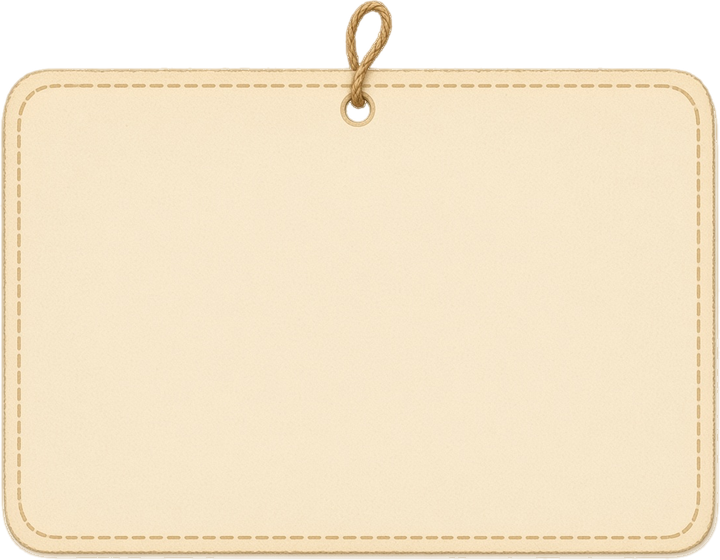
#> input picture assets/ui/tag/needs-card.png, 720 x 560 px, found by its file name; its folder holds only this picture in this run
$ python make_tend.py
#> lines starting #> are read from the running program, lines starting #| are printed output that depends on the picture
# Builds the compact tending strip art from the painted needs card (same paper, same stitching).
from PIL import Image, ImageDraw, ImageFilter, ImageChops
import numpy as np, json, os
ART='/workspace/smile-garden-art/export/assets/ui'
OUT=ART+'/tend'; os.makedirs(OUT,exist_ok=True)
S=64          # slice, 2x px (32 CSS px)
TW,TH=70,68   # edge tiles = 4 stitch periods
def card(n): return Image.open(f'{ART}/tag/needs-card{n}.png').convert('RGBA')
#> called with n = ''
#> returned value is the input picture: PIL image 720x560 RGBA; mean R, G, B, A 214.9, 200.3, 174, 221.5
def nine(c):
    out=Image.new('RGBA',(2*S+TW,2*S+TH),(0,0,0,0))
#> out: PIL image 198x196 RGBA; every value is 0
    R=720-S; T=64; B=560-S
    pieces=[((0,T,S,T+S),(0,0)),((R,T,720,T+S),(S+TW,0)),((0,B,S,560),(0,S+TH)),((R,B,720,560),(S+TW,S+TH)),
            ((120,T,120+TW,T+S),(S,0)),((120,B,120+TW,560),(S,S+TH)),((0,200,S,200+TH),(0,S)),((R,200,720,200+TH),(S+TW,S)),
            ((300,250,300+TW,250+TH),(S,S))]
    for box,at in pieces: out.paste(c.crop(box),at)
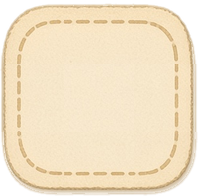
#> out: PIL image 198x196 RGBA; mean R, G, B, A 223.7, 206.6, 177, 228.4; transparent parts drawn white
    return out
def bake(c,w,h):
    """Bake a fixed-size strip (2x) with border-image 'round' rules, centre from a real paper patch."""
#> called with w = 560, h = 224
    out=Image.new('RGBA',(w,h),(0,0,0,0)); R=720-S; T=64; B=560-S
#> after `out = Image.new('RGBA', (w, h), (0, 0, 0, 0))`: out: PIL image 560x224 RGBA; every value is 0
    mw,mh=w-2*S,h-2*S
    out.paste(c.crop((84,200,84+mw,200+mh)),(S,S))
    nx=max(1,round(mw/TW)); tw=mw/nx
    for i in range(nx):
        x0=S+round(i*tw); x1=S+round((i+1)*tw)
        out.paste(c.crop((120,T,120+TW,T+S)).resize((x1-x0,S),Image.LANCZOS),(x0,0))
        out.paste(c.crop((120,B,120+TW,560)).resize((x1-x0,S),Image.LANCZOS),(x0,h-S))
    ny=max(1,round(mh/TH)); th=mh/ny
    for i in range(ny):
        y0=S+round(i*th); y1=S+round((i+1)*th)
        out.paste(c.crop((0,200,S,200+TH)).resize((S,y1-y0),Image.LANCZOS),(0,y0))
        out.paste(c.crop((R,200,720,200+TH)).resize((S,y1-y0),Image.LANCZOS),(w-S,y0))
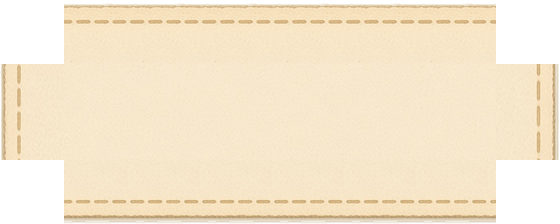
#> out: PIL image 560x224 RGBA; mean R, G, B, A 209.7, 194.9, 168.8, 215.6; transparent parts drawn white
    for box,at in [((0,T,S,T+S),(0,0)),((R,T,720,T+S),(w-S,0)),((0,B,S,560),(0,h-S)),((R,B,720,560),(w-S,h-S))]:
        out.paste(c.crop(box),at)
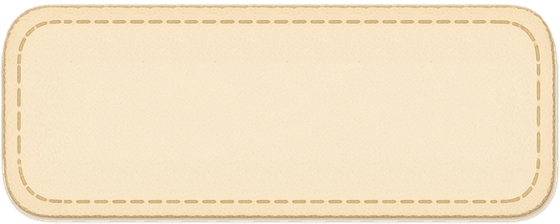
#> out: PIL image 560x224 RGBA; mean R, G, B, A 235.8, 218.9, 189.1, 242; transparent parts drawn white
    return out
def wash_disc(d, rgb, a_in, a_out, seed):
    """soft watercolor disc: radial falloff + paper grain + darker pooled rim"""
    rng=np.random.default_rng(seed); y,x=np.mgrid[0:d,0:d]; r=np.hypot(x-d/2+.5,y-d/2+.5)/(d/2)
    noise=np.array(Image.fromarray((rng.random((d//4,d//4))*255).astype('uint8')).resize((d,d),Image.BICUBIC))/255.
    edge=0.92+0.05*(noise-.5)
    a=np.clip((edge-r)/0.06,0,1)*(a_in+(a_out-a_in)*np.clip(r/edge,0,1)**2)
    a+= np.clip(1-abs(r-edge*0.95)/0.05,0,1)*0.18*a_out   # pooled rim
    a*= 0.9+0.2*noise
    img=np.zeros((d,d,4),'uint8'); img[...,:3]=rgb; img[...,3]=np.clip(a*255,0,255)
    return Image.fromarray(img).filter(ImageFilter.GaussianBlur(0.6))
def glow(d,rgb,peak,seed):
    rng=np.random.default_rng(seed); y,x=np.mgrid[0:d,0:d]; r=np.hypot(x-d/2+.5,y-d/2+.5)/(d/2)
    noise=np.array(Image.fromarray((rng.random((8,8))*255).astype('uint8')).resize((d,d),Image.BICUBIC))/255.
    a=np.clip(1-r,0,1)**1.15*peak*(0.85+0.3*noise)
    img=np.zeros((d,d,4),'uint8'); img[...,:3]=rgb; img[...,3]=np.clip(a*255,0,255); return Image.fromarray(img)
def dashed_divider(c,h):
#> called with h = 120
    col=c.crop((8,200,30,200+TH))   # the card's own left stitching
    out=Image.new('RGBA',(22,h),(0,0,0,0)); y=0
#> after `out = Image.new('RGBA', (22, h), (0, 0, 0, 0))`: out: PIL image 22x120 RGBA; every value is 0
    while y<h: out.paste(col,(0,y)); y+=TH
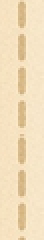
#> out: PIL image 22x120 RGBA (shown 2 times larger); mean R, G, B, A 242.3, 222.4, 188.4, 255
#> after the loop, y = 136
    # keep only the stitch: mask by darkness vs paper
    A=np.array(out).astype(float); L=A[...,:3].mean(2); paper=np.median(L)
#> after `L = A[..., :3].mean(2)`:
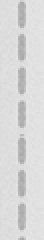
#> L: shape (120, 22) float64 (shown 2 times larger); min 167.7, max 231, mean 217.7
#> after `paper = np.median(L)`: paper = 223
    m=np.clip((paper-L-6)/18,0,1); A[...,3]=m*255
#> after `m = np.clip((paper - L - 6) / 18, 0, 1)`:
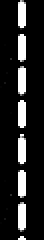
#> m: shape (120, 22) float64 (shown 2 times larger); min 0, max 1, mean 0.141
    fade=np.ones(h); f=min(24,h//4); fade[:f]=np.linspace(0,1,f); fade[-f:]=np.linspace(1,0,f); A[...,3]*=fade[:,None]
#> after `A[..., 3] *= fade[:, None]`:
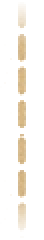
#> A: shape (120, 22, 4) float64 (shown 2 times larger); mean R, G, B, A 242.3, 222.4, 188.4, 28.8; transparent parts drawn white
    return Image.fromarray(A.astype('uint8')).crop((6,0,16,h))

W,H=560,224   # baked strip 2x = 280x112 CSS
for n,sfx in [('',''),('-night','-night')]:
#> (the run stopped early here; a loop or call above may not have finished)
